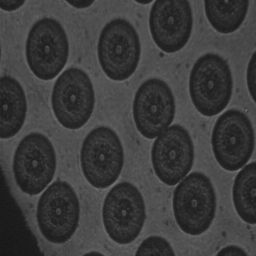
#> input picture Taller5/images/sic.png, 256 x 256 px
$ jupyter execute '4. Etiquetado de objetos.ipynb'
#> lines starting #> are read from the running program, lines starting #| are printed output that depends on the picture; after the words box and inside, x2 and y2 are one past the last pixel; in counts of white or black regions, pixels touching at a corner belong together
# Etiquetado de objetos

[cell 1]
import cv2
import matplotlib.pyplot as plt
from skimage.morphology import dilation, erosion
import numpy as np
from skimage.measure import label

[cell 2]
sic_image = cv2.imread('images/sic.png', cv2.IMREAD_GRAYSCALE)
#> sic_image is the input picture: shape (256, 256); min 23, max 118, mean 60.4

[cell 3]
plt.imshow(sic_image, cmap='gray', vmin=0, vmax=255)

[cell 4]
thres_value, thres_image = cv2.threshold(sic_image, 70, 255,cv2.THRESH_BINARY)
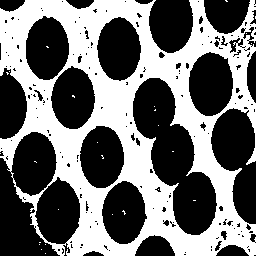
#> thres_image: shape (256, 256); 43.9% white; 27 white regions (26 under 20 px), largest, box (x1, y1, x2, y2) and area: (0, 0, 256, 256) 28732
negative = cv2.bitwise_not(thres_image)

[cell 5]
plt.imshow(thres_image, cmap='gray', vmin=0, vmax=255)

[cell 6]
plt.imshow(negative, cmap='gray', vmin=0, vmax=255)

[cell 7]
cross_mask = np.array([[0, 1, 0], [1, 1, 1], [0, 1, 0]], np.uint8)
dilated = dilation(thres_image, footprint=[(cross_mask,6)])
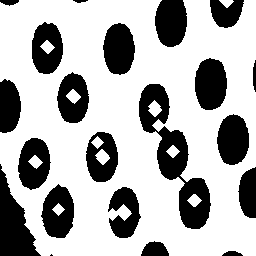
#> dilated: shape (256, 256); 69.1% white; 21 black regions (1 under 20 px), largest, box (x1, y1, x2, y2) and area: (139, 84, 211, 229) 3403, (0, 164, 41, 256) 1869, (195, 58, 227, 110) 1346

[cell 8]
plt.imshow(dilated, cmap='gray', vmin=0, vmax=255)

[cell 9]
mascara_ortogonal = np.array([[1, 0, 0], [0, 1, 0], [0, 0, 1]], dtype=np.uint8)
linea_obliqua = np.array([[0, 0, 1], [0, 1, 0], [1, 0, 0]], dtype=np.uint8)

erosion_image = erosion(sic_image, footprint=[(linea_obliqua , 8), (mascara_ortogonal, 6)])
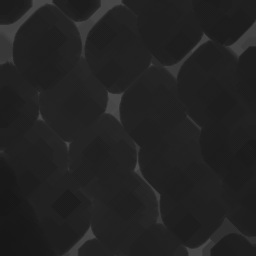
#> erosion_image: shape (256, 256); min 23, max 74, mean 34.2

[cell 10]
plt.imshow(erosion_image, cmap='gray', vmin=0, vmax=255)

[cell 11]
connected_components_1 = label(dilated,background=0, connectivity=2)
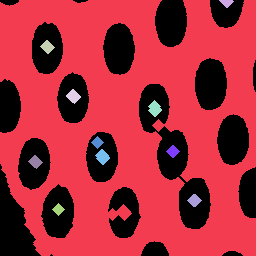
#> connected_components_1: shape (256, 256) int64; 12 distinct labels, from 0 to 11; one colour per label, 0 black

[cell 12]
plt.imshow(connected_components_1, cmap='turbo', vmin=0, vmax=255)

[cell 13]
connected_components_2 = label(erosion_image,background=0, connectivity=2)
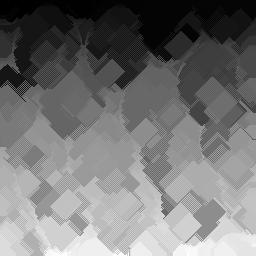
#> connected_components_2: shape (256, 256) int64; min 1, max 2163, mean 999.2; drawn with min black and max white
plt.imshow(connected_components_2, cmap='turbo', vmin=0, vmax=255)

$ run again, with Taller5/images/angio.png copied over Taller5/images/sic.png
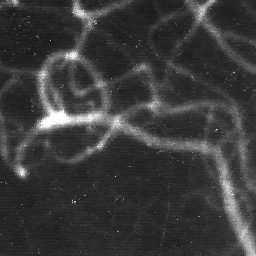
#> input picture Taller5/images/angio.png, 256 x 256 px
#> sic_image is the input picture: shape (256, 256); min 20, max 255, mean 58.9
#> `thres_value, thres_image = cv2.threshold(sic_image, 70, 255,cv2.THRESH..`:
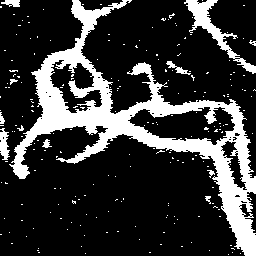
#> thres_image: shape (256, 256); 21.5% white; 218 white regions (206 under 20 px), largest, box (x1, y1, x2, y2) and area: (9, 0, 256, 256) 11964, (184, 0, 256, 74) 1033, (0, 128, 10, 160) 206
#> dilated: shape (256, 256); 57.5% white; 26 black regions (13 under 20 px), largest, box (x1, y1, x2, y2) and area: (0, 132, 231, 256) 16059, (87, 0, 189, 106) 4125, (0, 0, 77, 125) 3499
#> connected_components_1: shape (256, 256) int64; 40 distinct labels, from 0 to 39
#> `connected_components_2 = label(erosion_image,background=0, connectivit..`:
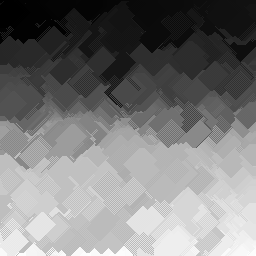
#> connected_components_2: shape (256, 256) int64; min 1, max 856, mean 413.2; drawn with min black and max white

$ run again, with Taller5/images/meb.png copied over Taller5/images/sic.png
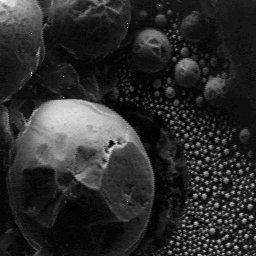
#> input picture Taller5/images/meb.png, 256 x 256 px
#> sic_image is the input picture: shape (256, 256); min 0, max 255, mean 44.3
#> `thres_value, thres_image = cv2.threshold(sic_image, 70, 255,cv2.THRESH..`:
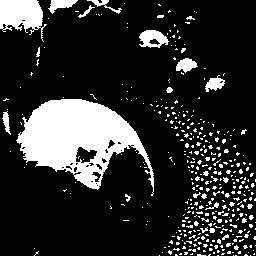
#> thres_image: shape (256, 256); 17.8% white; 404 white regions (382 under 20 px), largest, box (x1, y1, x2, y2) and area: (16, 99, 154, 196) 6712, (0, 0, 47, 42) 1195, (139, 30, 169, 48) 349
#> dilated: shape (256, 256); 49% white; 14 white regions, largest, box (x1, y1, x2, y2) and area: (115, 73, 256, 256) 12487, (0, 88, 160, 214) 10813, (0, 0, 131, 82) 3767
#> connected_components_1: shape (256, 256) int64; 15 distinct labels, from 0 to 14
#> `connected_components_2 = label(erosion_image,background=0, connectivit..`:
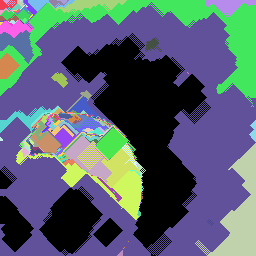
#> connected_components_2: shape (256, 256) int64; 329 distinct labels, from 0 to 328; one colour per label, 0 black
